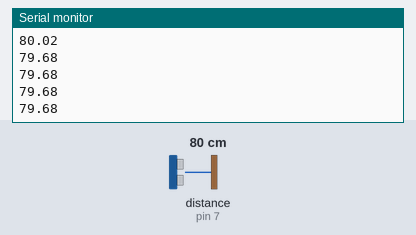
A sketch run on a simulated Arduino Uno, built with avr-gcc and run on an emulated ATmega328P. On the bench: the last lines printed to the serial monitor. Wiring (inferred from the names in the program): ultrasonic range finder: trigger pin 6; echo pin 7. Inputs (shaded band) come from the test bench; at power-on: distance to the obstacle (sensor on pin 7) 80 cm. The echo pulse lasts 58.3 µs per cm; the modem accepts every AT command (registered, SIM ready, sends succeed) and sends nothing else.

Above: at 1.2 s.
1.3 s: distance to the obstacle (sensor on pin 7) set to 2 cm
At 1.51 s:
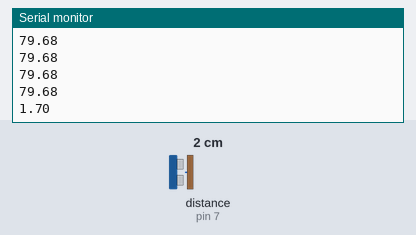
2.8 s: distance to the obstacle (sensor on pin 7) set to 4 cm
At 3.02 s:
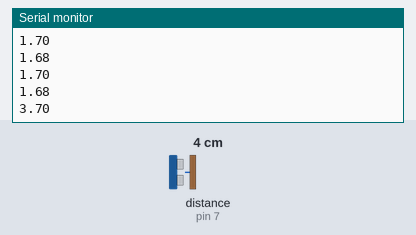
Timing chart, 0 to 5.8 s (numbered marks = the images above; inputs shaded):
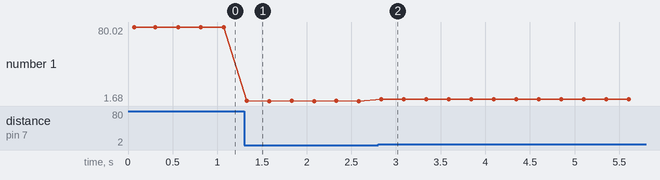

Measured:
- after the input at 1.3 s, the serial monitor: prints a new line at once (image 1)
- after the input at 2.8 s, the serial monitor: prints a new line at once (image 2)
- plotted number 1: 79.68 → 1.68 after the input at 1.3 s, 1.68 → 3.69 after the input at 2.8 s

The sketch:

main.ino
```cpp
#include <SoftwareSerial.h>

SoftwareSerial ESPserial(2, 3); // RX | TX
String AP = "";                 // AP NAME
String PASS = "";               // AP PASSWORD
int countTimeCommand = 0;
boolean found = false;
String API = "ZKT750WGBDFDB438"; // Write API KEY
String HOST = "api.thingspeak.com";
String PORT = "80";
String field = "field2";

const int trigPin = 6;
const int echoPin = 7;

float distance;

void setup()
{
    pinMode(trigPin, OUTPUT); // Sets the trigPin as an OUTPUT
    pinMode(echoPin, INPUT);

    Serial.begin(9600); // communication with the host computer
    // Start the software serial for communication with the ESP8266
    ESPserial.begin(9600);
    Serial.println("");
    Serial.println("Remember to to set Both NL & CR in the serial monitor.");
    Serial.println("Ready");
    Serial.println("");
    sendCommand("AT", 5, "OK");
    sendCommand("AT+CWMODE=1", 5, "OK");
    sendCommand("AT+CWJAP=\"" + AP + "\",\"" + PASS + "\"", 20, "OK");
}

void loop()
{
    distance = getDistance();
    String getData = "GET /update?api_key=" + API + "&" + field + "=" + String(distance);
    sendCommand("AT+CIPMUX=1", 5, "OK");
    sendCommand("AT+CIPSTART=0,\"TCP\",\"" + HOST + "\"," + PORT, 15, "OK");
    sendCommand("AT+CIPSEND=0," + String(getData.length() + 4), 4, ">");
    ESPserial.println(getData);
    delay(50);
    sendCommand("AT+CIPCLOSE=0", 5, "OK");
    delay(50);
}

void sendCommand(String command, int maxTime, char expectedResult[])
{
    while (countTimeCommand < maxTime)
    {
        ESPserial.println(command);         //at+cipsend
        if (ESPserial.find(expectedResult)) //ok
        {
            found = true;
            break;
        }
        countTimeCommand++;
    }

    countTimeCommand = 0;
    found = false;
}

float getDistance()
{
    // Clears the trigPin condition
    digitalWrite(trigPin, LOW);
    delayMicroseconds(2);

    // Sets the trigPin HIGH (ACTIVE) for 10 microseconds
    digitalWrite(trigPin, HIGH);
    delayMicroseconds(10);
    digitalWrite(trigPin, LOW);

    // Calculating the distance
    float distance = pulseIn(echoPin, HIGH) * 0.0343 / 2;
    Serial.println(distance);
    return distance; // Speed of sound wave divided by 2 (go and back)
}
```
